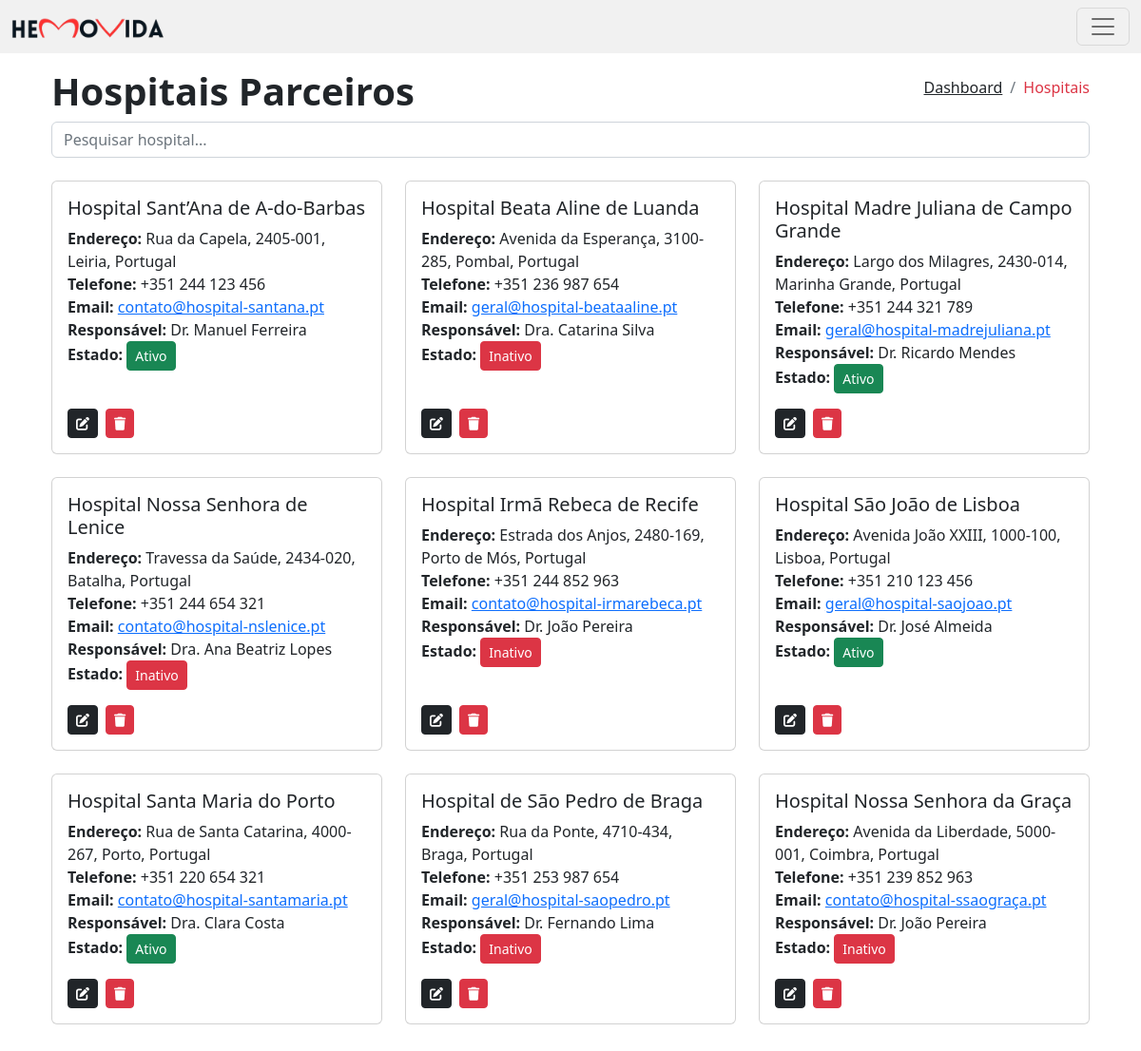
The app's page /hospitais.php with its own data.
### tables this page shows
CREATE TABLE `hospitais` (
  `id` int(11) NOT NULL,
  `nome` varchar(150) NOT NULL,
  `endereco` text NOT NULL,
  `telefone` varchar(20) NOT NULL,
  `email` varchar(100) NOT NULL,
  `nome_responsavel` varchar(100) NOT NULL,
  `estado` tinyint(1) NOT NULL
);

### hospitais.php (the view, shortened to what this page needs)
<?php
    include 'partials/header.php';
    $pageTitle = "Hospitais Parceiros";
    $pdo = new PDO("mysql:host=" . DB_HOST . ";dbname=" . DB_NAME, DB_USER, DB_PASS);
    $search = isset($_GET['search']) ? $_GET['search'] : '';
    $stmt = $pdo->prepare("SELECT * FROM hospitais WHERE nome LIKE :search");
    $stmt->execute(['search' => "%$search%"]);
    $hospitais = $stmt->fetchAll(PDO::FETCH_ASSOC);
?>
<div class="container p-4">
    <div class="d-flex justify-content-between align-items-center">
        <h1 class="fw-bold"><?= $pageTitle ?></h1>
        <nav>
            <ol class="breadcrumb">
                <li class="breadcrumb-item"><a href="index.php" class="text-dark">Dashboard</a></li>
                <li class="breadcrumb-item active text-danger" aria-current="page">Hospitais</li>
            </ol>
        </nav>
    </div>
    <div class="mb-3">
        <input type="text" id="search" class="form-control" placeholder="Pesquisar hospital..." value="<?= htmlspecialchars($search) ?>">
    </div>
    <div class="row mt-4">
    <?php if (count($hospitais) > 0): ?>
        <?php foreach ($hospitais as $hospital): ?>
            <div class="col-md-4 mb-4">
                <div class="card h-100 d-flex flex-column">
                    <div class="card-body flex-grow-1 d-flex flex-column">
                        <h5 class="card-title"> <?= $hospital['nome'] ?> </h5>
                        <p class="card-text flex-grow-1">
                            <strong>Endereço:</strong> <?= $hospital['endereco'] ?><br>
                            <strong>Telefone:</strong> <?= $hospital['telefone'] ?><br>
                            <strong>Email:</strong> <a href="mailto:<?= $hospital['email'] ?>"><?= $hospital['email'] ?></a><br>
                            <strong>Responsável:</strong> <?= $hospital['nome_responsavel'] ?><br>
                            <strong>Estado:</strong>
                            <a href="?toggle_id=<?= $hospital['id'] ?>" class="btn btn-sm <?= $hospital['estado'] == 1 ? 'btn-success' : 'btn-danger' ?>">
                                <?= $hospital['estado'] == 1 ? 'Ativo' : 'Inativo' ?>
                            </a>
                        </p>
                        <div class="d-flex justify-content-start gap-2">
                            <a href="editar_hospital.php?id=<?= $hospital['id'] ?>" class="btn btn-sm btn-dark"><i class="fas fa-edit"></i></a>
                            <a href="excluir_hospital.php?id=<?= $hospital['id'] ?>" class="btn btn-sm btn-danger" onclick="return confirm('Tem certeza que deseja excluir este hospital?');"><i class="fas fa-trash"></i></a>
                        </div>
                    </div>
                </div>
            </div>
        <?php endforeach; ?>
    <?php else: ?>
        <p class="text-center text-danger">Nenhum hospital cadastrado.</p>
    <?php endif; ?>
</div>

### records on screen
hospitais: nome "Hospital Sant’Ana de A-do-Barbas", endereco "Rua da Capela, 2405-001, Leiria, Portugal", telefone "+351 244 123 456", email "contato@hospital-santana.pt", nome_responsavel "Dr. Manuel Ferreira", estado "Ativo"
hospitais: nome "Hospital Beata Aline de Luanda", endereco "Avenida da Esperança, 3100-285, Pombal, Portugal", telefone "+351 236 987 654", email "geral@hospital-beataaline.pt", nome_responsavel "Dra. Catarina Silva", estado "Inativo"
hospitais: nome "Hospital Madre Juliana de Campo Grande", endereco "Largo dos Milagres, 2430-014, Marinha Grande, Portugal", telefone "+351 244 321 789", email "geral@hospital-madrejuliana.pt", nome_responsavel "Dr. Ricardo Mendes", estado "Ativo"
hospitais: nome "Hospital Nossa Senhora de Lenice", endereco "Travessa da Saúde, 2434-020, Batalha, Portugal", telefone "+351 244 654 321", email "contato@hospital-nslenice.pt", nome_responsavel "Dra. Ana Beatriz Lopes", estado "Inativo"
hospitais: nome "Hospital Irmã Rebeca de Recife", endereco "Estrada dos Anjos, 2480-169, Porto de Mós, Portugal", telefone "+351 244 852 963", email "contato@hospital-irmarebeca.pt", nome_responsavel "Dr. João Pereira", estado "Inativo"
hospitais: nome "Hospital São João de Lisboa", endereco "Avenida João XXIII, 1000-100, Lisboa, Portugal", telefone "+351 210 123 456", email "geral@hospital-saojoao.pt", nome_responsavel "Dr. José Almeida", estado "Ativo"
hospitais: nome "Hospital Santa Maria do Porto", endereco "Rua de Santa Catarina, 4000-267, Porto, Portugal", telefone "+351 220 654 321", email "contato@hospital-santamaria.pt", nome_responsavel "Dra. Clara Costa", estado "Ativo"
hospitais: nome "Hospital de São Pedro de Braga", endereco "Rua da Ponte, 4710-434, Braga, Portugal", telefone "+351 253 987 654", email "geral@hospital-saopedro.pt", nome_responsavel "Dr. Fernando Lima", estado "Inativo"
hospitais: nome "Hospital Nossa Senhora da Graça", endereco "Avenida da Liberdade, 5000-001, Coimbra, Portugal", telefone "+351 239 852 963", email "contato@hospital-ssaograça.pt", nome_responsavel "Dr. João Pereira", estado "Inativo"

### other values on screen
$pageTitle "Hospitais Parceiros"
